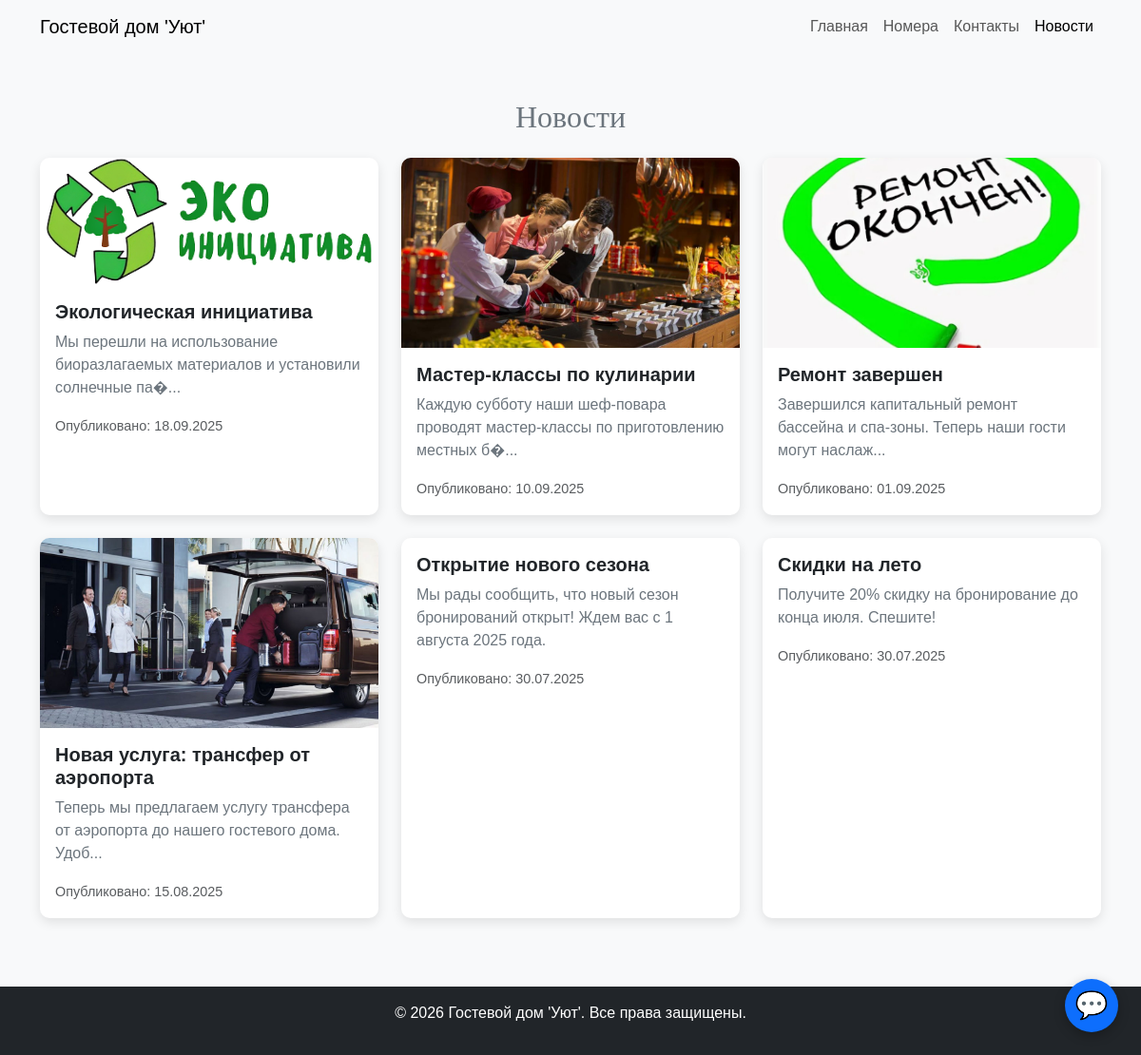
Page /news.php on the committed database.
### tables this page shows
CREATE TABLE `news` (
  `id` int(11) NOT NULL,
  `title` varchar(255) NOT NULL,
  `content` text NOT NULL,
  `created_at` datetime DEFAULT NULL,
  `image_url` varchar(255) DEFAULT NULL
);

### news.php (the view, shortened to what this page needs)
<?php
include 'db/connect.php';
$news = $conn->query("SELECT * FROM news ORDER BY created_at DESC");
?>
<!DOCTYPE html>
<html lang="ru">
<head>
    <link href="https://cdn.jsdelivr.net/npm/bootstrap@5.3.0/dist/css/bootstrap.min.css" rel="stylesheet">
    <link href="css/news.css" rel="stylesheet">
    <link href="css/chat.css" rel="stylesheet">
</head>
<body>
    <div class="d-flex flex-column min-vh-100">
        <nav class="navbar navbar-expand-lg navbar-light bg-light">
            <div class="container">
                <a class="navbar-brand" href="index.php">Гостевой дом 'Уют'</a>
                <div class="collapse navbar-collapse" id="navbarNav">
                    <ul class="navbar-nav ms-auto">
                        <li class="nav-item">
                            <a class="nav-link" href="index.php">Главная</a>
                        </li>
                        <li class="nav-item">
                            <a class="nav-link" href="rooms.php">Номера</a>
                        </li>
                        <li class="nav-item">
                            <a class="nav-link" href="contacts.php">Контакты</a>
                        </li>
                        <li class="nav-item">
                            <a class="nav-link active" href="news.php">Новости</a>
                        </li>
                    </ul>
                </div>
            </div>
        </nav>
        <main class="flex-grow-1">
            <section class="py-5">
                <div class="container">
                    <h2 class="text-center mb-4">Новости</h2>
                    <div class="row">
                        <?php $news->data_seek(0); while ($new = $news->fetch_assoc()): ?>
                            <div class="col-md-4 mb-4">
                                <div class="card h-100">
                                    <?php if ($new['image_url']): ?>
                                        <img src="<?php echo htmlspecialchars($new['image_url']); ?>" class="card-img-top" alt="<?php echo htmlspecialchars($new['title']); ?>">
                                    <?php endif; ?>
                                    <div class="card-body">
                                        <h5 class="card-title"><?php echo htmlspecialchars($new['title']); ?></h5>
                                        <p class="card-text"><?php echo htmlspecialchars(substr($new['content'], 0, 150)) . (strlen($new['content']) > 150 ? '...' : ''); ?></p>
                                        <p class="card-text"><small class="text-muted">Опубликовано: <?php echo date('d.m.Y', strtotime($new['created_at'])); ?></small></p>
                                    </div>
                                </div>
                            </div>
                        <?php endwhile; ?>
                    </div>
                </div>
            </section>
        </main>
        <footer class="bg-dark text-white text-center py-3">
            <div class="container">
                <p>© <?php echo date("Y"); ?> Гостевой дом 'Уют'. Все права защищены.</p>
            </div>
        </footer>
    </div>
</body>
</html>

### css/news.css (style rules this page uses)
body { margin: 0; background-color: #f8f9fa; font-family: 'Arial', sans-serif; }
.d-flex { display: flex; flex-direction: column; min-height: 100vh; }
main { flex-grow: 1; }
footer { flex-shrink: 0; background-color: #343a40; }
h2.text-center { font-family: 'Georgia', serif; color: #6c757d; margin-bottom: 2rem; }
.card { border: none; border-radius: 10px; box-shadow: 0 4px 12px rgba(0, 0, 0, 0.1); transition: transform 0.3s ease; }
.card-title { font-size: 1.25rem; font-weight: 600; }
.card-text { color: #6c757d; }
.card-img-top { border-top-left-radius: 10px; border-top-right-radius: 10px; max-height: 200px; object-fit: cover; }
.text-muted { font-size: 0.9rem; }

### rows in the picture
news: image_url (picture), title "Экологическая инициатива", content "Мы перешли на использование биоразлагаемых материалов и установили солнечные па�", created_at "18.09.2025"
news: image_url (picture), title "Мастер-классы по кулинарии", content "Каждую субботу наши шеф-повара проводят мастер-классы по приготовлению местных б�", created_at "10.09.2025"
news: image_url (picture), title "Ремонт завершен", content "Завершился капитальный ремонт бассейна и спа-зоны. Теперь наши гости могут наслаж", created_at "01.09.2025"
news: image_url (picture), title "Новая услуга: трансфер от аэропорта", content "Теперь мы предлагаем услугу трансфера от аэропорта до нашего гостевого дома. Удоб", created_at "15.08.2025"
news: title "Открытие нового сезона", content "Мы рады сообщить, что новый сезон бронирований открыт! Ждем вас с 1 августа 2025 года.", created_at "30.07.2025"
news: title "Скидки на лето", content "Получите 20% скидку на бронирование до конца июля. Спешите!", created_at "30.07.2025"
